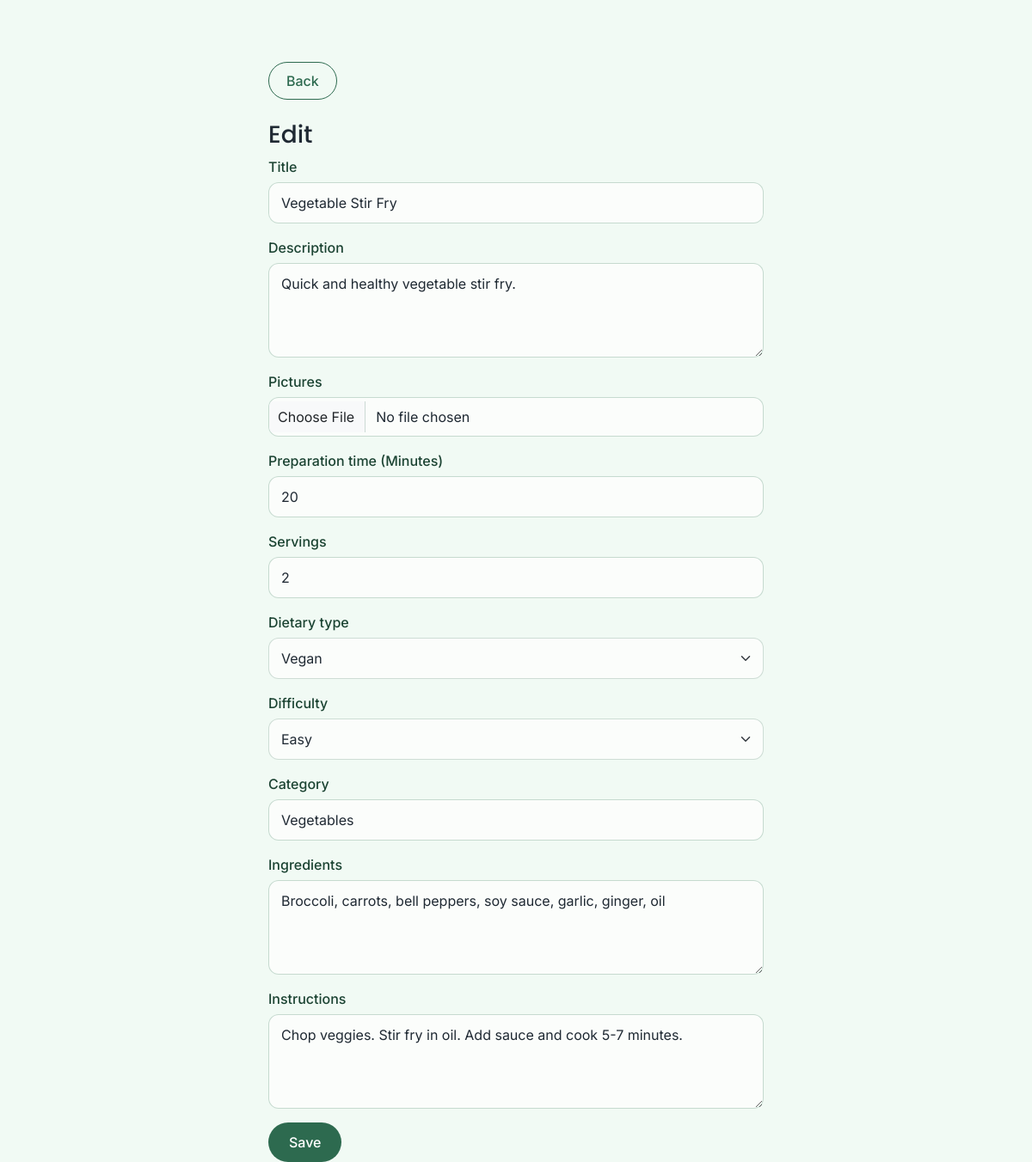
The app's page /recipes/edit.php?id=2&type=recipe (signed in) with its own data.
### tables this page shows
CREATE TABLE IF NOT EXISTS `recipes` (
  `id` int NOT NULL AUTO_INCREMENT,
  `title` varchar(255) NOT NULL,
  `description` text,
  `recipe_picture` varchar(255) DEFAULT NULL,
  `ingredients` text NOT NULL,
  `instructions` longtext NOT NULL,
  `prep_time` int NOT NULL,
  `dietary_type` enum('Vegeterian','Non-vegeterian','Vegan') NOT NULL,
  `category` enum('Chicken meals','Vegetables','Desserts','Fish meals') DEFAULT NULL,
  `created_at` timestamp NULL DEFAULT CURRENT_TIMESTAMP,
  `updated_at` timestamp NULL DEFAULT CURRENT_TIMESTAMP ON UPDATE CURRENT_TIMESTAMP,
  `difficulty` enum('Easy','Medium','Complicated') DEFAULT NULL,
  `servings` int NOT NULL,
  `author_id` int DEFAULT NULL,
  PRIMARY KEY (`id`),
  KEY `fk_recipes_author` (`author_id`)
);

### recipes/edit.php (the view, shortened to what this page needs)
<?php
require_once "../components/db_connect.php";
$recipeid = $_GET['id'];
$sql_query = "SELECT * FROM `recipes` WHERE id = $recipeid ";
$result = mysqli_query($connect, $sql_query);
$recipe = mysqli_fetch_assoc($result);
?>
<!DOCTYPE html>
<html lang="en">
<head>
    <?php include "../components/head.php"; ?>
    <link rel="stylesheet" href="../css/main.css">
    <link rel="stylesheet" href="../css/recipeForm.css">
</head>
<body>
    <div class="container my-5">
        <div class="row">
            <div class="col col-md-6 mx-auto">
                <a href="recipe.php" class="btn btn-secondary my-4">Back</a>
                <h3>Edit</h3>
                <form method="POST" enctype="multipart/form-data">
                    <div class="mb-3">
                        <label for="title">Title</label>
                        <input type="text" class="form-control" id="title" name="title" value="<?= $recipe['title'] ?>" required>
                    </div>
                    <div class="mb-3">
                        <label for="description">Description</label>
                        <textarea class="form-control" id="description" name="description"><?= $recipe['description'] ?></textarea>
                    </div>
                    <div class="mb-3">
                        <label for="pictures">Pictures</label>
                        <input type="file" class="form-control" id="pictures" name="pictures">
                    </div>
                    <div class="mb-3">
                        <label for="prep_time">Preparation time (Minutes)</label>
                        <input type="number" class="form-control" id="prep_time" name="prep_time" value="<?= $recipe['prep_time'] ?>" required>
                    </div>
                    <div class="mb-3">
                        <label for="servings">Servings</label>
                        <input type="number" class="form-control" id="servings" name="servings" value="<?= $recipe['servings'] ?>">
                    </div>
                    <div class="mb-3">
                        <label for="dietary_type">Dietary type</label>
                        <select name="dietary_type" id="dietary_type" class="form-select" required>
                            <option value="Vegan" <?= (isset($recipe["dietary_type"]) && $recipe["dietary_type"] == 'Vegan') ? 'selected' : '' ?>>Vegan</option>
                        </select>
                    </div>
                    <div class="mb-3">
                        <label for="difficulty">Difficulty</label>
                        <select name="difficulty" id="difficulty" class="form-select">
                            <option value="Easy" <?= (isset($recipe["difficulty"]) && $recipe["difficulty"] == 'Easy') ? 'selected' : '' ?>>Easy</option>
                        </select>
                    </div>
                    <div class="mb-3">
                        <label for="category" class="form-label">Category</label>
                        <select class="form-control" id="category" name="category">
                            <option value="Vegetables" <?= (isset($recipe["category"]) && $recipe["category"] == 'Vegetables') ? 'selected' : '' ?>>Vegetables</option>
                        </select>
                    </div>
                    <div class="mb-3">
                        <label for="ingredients">Ingredients</label>
                        <textarea class="form-control" id="ingredients" name="ingredients" required><?= $recipe['ingredients'] ?></textarea>
                    </div>
                    <div class="mb-3">
                        <label for="instructions">Instructions</label>
                        <textarea class="form-control" id="instructions" name="instructions" required><?= $recipe['instructions'] ?></textarea>
                    </div>
                    <input type="submit" class="btn btn-primary" name="save" value="Save">
                </form>
            </div>
        </div>
    </div>
</body>
</html>

### css/main.css (style rules this page uses)
:root { --green-dark: #2d6a4f; --green-darker: #1b4332; --green-light: #74c69d; --green-soft: #d8f3dc; --green-click: #95d5b2; --green-bg: #f1faf4; --white: #ffffff; --text-dark: #1f2933; --text-muted: #6c757d; }
html, body { height: 100%; }
body { background-color: var(--green-bg); color: var(--text-dark); display: flex; flex-direction: column; font-family: "Inter", sans-serif; }
h1, h2, h3, h5 { font-family: "Poppins", sans-serif; }
.container { max-width: 1300px; }
a, a:hover, a:focus, a:active { text-decoration: none; }
.btn { border-radius: 999px; padding: 10px 20px; font-weight: 500; transition: all 0.2s ease; }
.btn-dark, .btn-primary, .btn-success { background: var(--green-dark) !important; border: none !important; color: white !important; }

### css/recipeForm.css (style rules this page uses)
body { min-height: 100dvh; background: var(--green-bg); color: var(--text-dark); }
.form-label, label { color: var(--green-darker); font-weight: 500; margin-bottom: 6px; }
.form-control, .form-select { border-radius: 12px; padding: 11px 14px; border: 1px solid rgba(45, 106, 79, 0.22); background-color: #fbfdfb; color: var(--text-dark); }
textarea.form-control { min-height: 110px; resize: vertical; }
input[type="file"].form-control { padding: 10px; }
.btn-primary { background: var(--green-dark) !important; border: none !important; border-radius: 999px; padding: 11px 24px; font-weight: 500; }
.btn-secondary { background: transparent !important; color: var(--green-dark) !important; border: 1px solid var(--green-dark) !important; border-radius: 999px; padding: 9px 20px; font-weight: 500; }

### records on screen
recipes: title "Vegetable Stir Fry", description "Quick and healthy vegetable stir fry.", prep_time "20", servings "2", dietary_type "Vegan", difficulty "Easy", category "Vegetables", ingredients "Broccoli, carrots, bell peppers, soy sauce, garlic, ginger, oil", instructions "Chop veggies. Stir fry in oil. Add sauce and cook 5-7 minutes."
